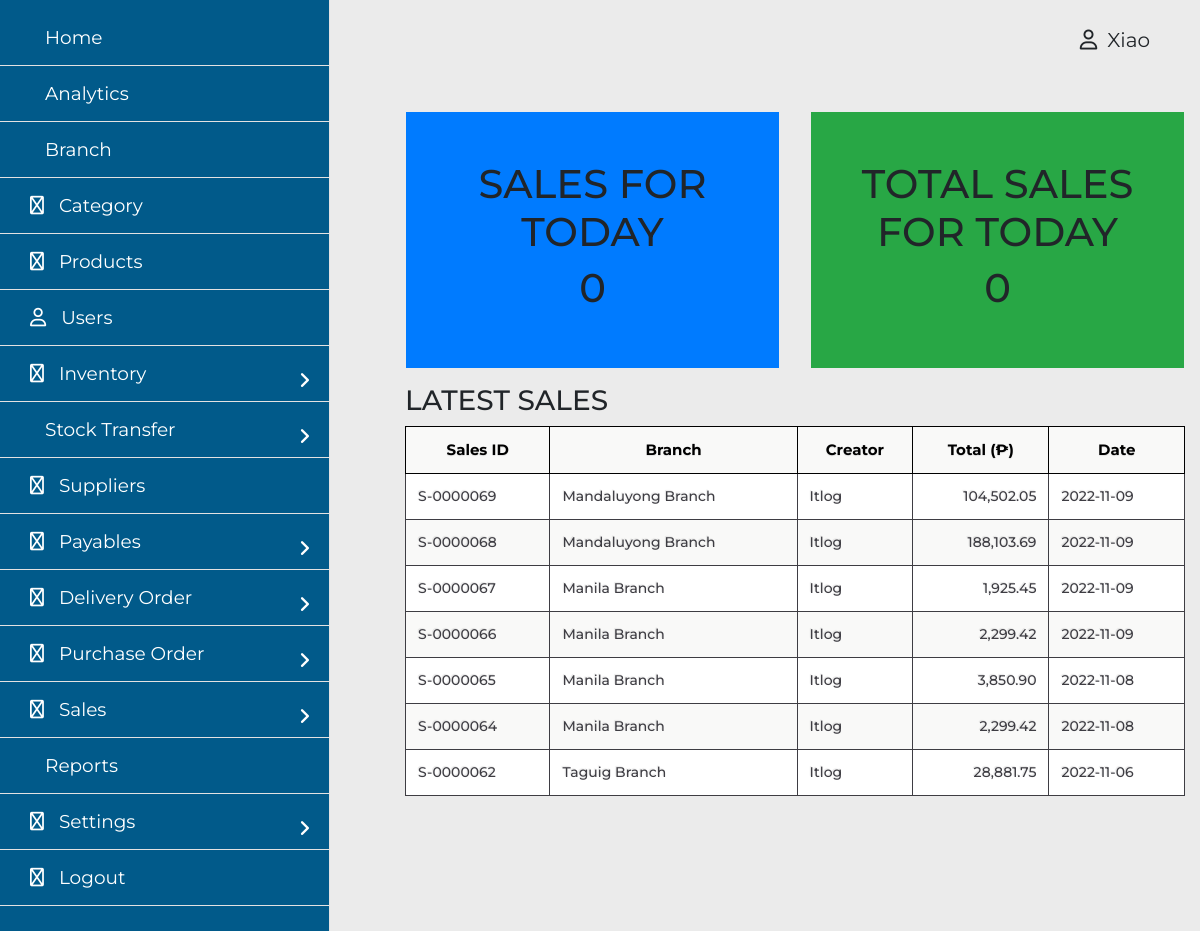
The app's page /admin/dashboard_index.php (signed in) with its own data.
### tables this page shows
CREATE TABLE `tblusers` (
  `id` varchar(20) NOT NULL,
  `firstname` varchar(100) NOT NULL,
  `lastname` varchar(100) NOT NULL,
  `email` varchar(100) NOT NULL,
  `password` varchar(100) NOT NULL,
  `permission` int(1) NOT NULL,
  `branchid` varchar(10) NOT NULL,
  `active` tinyint(1) NOT NULL
);

CREATE TABLE `tblsales` (
  `id` varchar(10) NOT NULL,
  `total` decimal(20,2) NOT NULL,
  `taxid` int(254) NOT NULL,
  `vat` decimal(20,2) NOT NULL,
  `vattablesale` decimal(20,2) NOT NULL,
  `userid` varchar(10) NOT NULL,
  `branchid` varchar(10) NOT NULL,
  `active` tinyint(1) NOT NULL,
  `salesdate` date NOT NULL DEFAULT current_timestamp()
);

CREATE TABLE `tblbranch` (
  `id` varchar(10) NOT NULL,
  `name` varchar(59) NOT NULL,
  `branchaddress` varchar(59) NOT NULL,
  `contactnumber` varchar(12) NOT NULL,
  `audit` varchar(4) NOT NULL,
  `active` tinyint(1) NOT NULL
);

### actions/getdata.php (called while the page is built, shortened)
<?php
function getFirstName(string $uid) {
	$db = new DbConnect;
	$conn = $db->connect();
	$stmt = $conn->prepare("SELECT tblusers.firstname AS firstname FROM tblusers WHERE id = :uid");
	$stmt->execute([
		':uid' => $uid
	]);
	$users = $stmt->fetchAll(PDO::FETCH_ASSOC);
	foreach ($users as $user) {
		$firstname = $user['firstname'];
	}
	return $firstname;
}
function getId(string $uid) {
	$db = new DbConnect;
	$conn = $db->connect();
	$stmt = $conn->prepare("SELECT tblusers.id AS userid FROM tblusers WHERE id = :uid");
	$stmt->execute([
		':uid' => $uid
	]);
	$users = $stmt->fetchAll(PDO::FETCH_ASSOC);
	foreach ($users as $user) {
		$id = $user['userid'];
	}
	return $id;
}
 ?>

### actions/fetchdasboardsales.php (the view, shortened to what this page needs)
<?php
include 'database_connection.php';
$limit = 7;
$start = 0;
$query = "
SELECT
tblsales.id AS salesid,
tblbranch.name AS branchname,
tblusers.lastname as username,
tblsales.salesdate as calendar,
tblsales.total AS total
FROM tblsales
INNER JOIN tblbranch
ON tblsales.branchid=tblbranch.id
INNER JOIN tblusers
ON tblsales.userid=tblusers.id
WHERE tblsales.active = 1
";
$query .= 'ORDER BY salesid DESC ';
$filter_query = $query . 'LIMIT '.$start.', '.$limit.'';
$statement = $connect->prepare($query);
$statement->execute();
$total_data = $statement->rowCount();
$statement = $connect->prepare($filter_query);
$statement->execute();
$result = $statement->fetchAll();
$output = '
<table class="table table-striped table-bordered" style="background: #CDCDCD; border-collapse: collapse;">
  <tr>
    <th class="text-center" style="border: 1px solid;">Sales ID</th>
    <th class="text-center" style="border: 1px solid;">Branch</th>
    <th class="text-center" style="border: 1px solid;">Creator</th>
    <th class="text-center" style="border: 1px solid;">Total (₱)</th>
    <th class="text-center" style="border: 1px solid;">Date</th>
  </tr>
';
if($total_data > 0)
{
  foreach($result as $row)
  {
    $total = number_format($row["total"], 2);
    $output .= '
    <tr class="data" data-id="'.$row["salesid"].'">
      <td style="border: 1px solid;">'.$row["salesid"].'</td>
      <td style="border: 1px solid;">'.$row["branchname"].'</td>
      <td style="border: 1px solid;">'.$row["username"].'</td>
      <td class="text-right" style="border: 1px solid;">'.$total.'</td>
      <td style="border: 1px solid;">'.$row["calendar"].'</td>
    ';
  }
}
else
{
  $output .= '
  <tr>
    <td colspan="2" align="center">No Data Found</td>
  </tr>
  ';
}
echo $output;
?>

### admin/dashboard_index.php (shortened to what this page needs)
<?php
include '../actions/database_connection.php';
include '../actions/getdata.php';
function displayUser() {
  $output = '';
  if (isset($_SESSION['uid'])) {
    $id = $_SESSION['uid'];
    $userid = getId($id);
    $firstname = getFirstname($id);
    $output  .= '<p id="user" data-id="'.$userid.'">'.$firstname.'</p>';
  }
  return $output;
}
?>
<!DOCTYPE html>
<html lang="en" dir="ltr">
  <head>
    <link rel="stylesheet" href="assets/style.css">
    <link rel="stylesheet" href="https://pro.fontawesome.com/releases/v6.0.0-beta3/css/all.css" type="text/css">
    <link rel="stylesheet" href="https://cdn.jsdelivr.net/npm/bootstrap@4.0.0/dist/css/bootstrap.min.css">
  </head>
  <body style="overflow-y: hidden">
    <div class="side-bar">
      <div class="menu">
        <div class="item"><a href="dashboard_index.php"><i class="fa-regular fa-house-blank"></i>Home</a></div>
        <div class="item"><a href="analytics_index.php"><i class="fa-solid fa-chart-mixed"></i>Analytics</a></div>
        <div class="item"><a href="branch_index.php"><i class="fa-solid fa-ballot"></i>Branch</a></div>
        <div class="item"><a href="category_index.php"><i class="fa-regular fa-table-cells-large"></i>Category</a></div>
        <div class="item"><a href="product_index.php"><i class="fa-regular fa-bag-shopping"></i>Products</a></div>
        <div class="item"><a href="user_index.php"><i class="fa-regular fa-user"></i>Users</a></div>
        <div class="item">
         <a class="sub-btn"><i class="fa-regular fa-warehouse"></i>Inventory<i class="fas fa-angle-right dropdown"></i></a>
        </div>
        <div class="item">
         <a class="sub-btn"><i class="fa-regular fa-box-circle-check"></i>Stock Transfer<i class="fas fa-angle-right dropdown"></i></a>
        </div>
        <div class="item"><a href="suppliers_index.php"><i class="fa-regular fa-tag"></i>Suppliers</a></div>
        <div class="item">
         <a class="sub-btn"><i class="fa-regular fa-money-check-dollar"></i>Payables<i class="fas fa-angle-right dropdown"></i></a>
        </div>
        <div class="item">
         <a class="sub-btn"><i class="fa-regular fa-truck"></i>Delivery Order<i class="fas fa-angle-right dropdown"></i></a>
        </div>
        <div class="item">
         <a class="sub-btn"><i class="fa-regular fa-file-invoice"></i>Purchase Order<i class="fas fa-angle-right dropdown"></i></a>
        </div>
        <div class="item">
         <a class="sub-btn"><i class="fa-regular fa-wallet"></i>Sales<i class="fas fa-angle-right dropdown"></i></a>
        </div>
        <div class="item"><a href="report.php"><i class="fa-regular fa-file-chart-column"></i></i>Reports</a></div>
        <div class="item">
         <a class="sub-btn"><i class="fa-regular fa-gears"></i>Settings<i class="fas fa-angle-right dropdown"></i></a>
        </div>
        <div class="item"><a href="login.php"><i class="fa-regular fa-arrow-right-from-bracket"></i>Logout</a></div>
        </div>
      </div>
    <div class="usericon"><?php echo displayUser(); ?> <i class="fa-regular fa-user"></i></div>
    <div class="content" style="margin-left: 350px;">
        <div class="container-fluid ">
            <div class="row">
                <div class="col m-3  p-5 bg-primary">
                    <h1 id="salestoday" class="headers">SALES FOR TODAY</h1>
                    <h1 id="salescount" class="headers">0</h1>
                </div>
                <div class="col m-3  p-5 bg-success">
                    <h1 id="totalsalestoday" class="headers">TOTAL SALES FOR TODAY </h1>
                    <h1 id="salestotal" class="headers">0</h1>
                </div>
            </div>
            <div class="row">
                <div class="container-fluid w-100 ">
                    <h3>LATEST SALES</h3>
                    <div border="1" class="table-repsonsive" id="dynamic_content"><?php include '../actions/fetchdasboardsales.php' ?></div>
                </div>
            </div>
        </div>
    </div>
  </body>
</html>

### admin/assets/style.css (style rules this page uses)
* { margin: 0; padding: 0; box-sizing: border-box; font-family: "Montserrat", sans-serif; }
body { overflow-x: hidden; min-height: 100vh; background: url(images/bg.png)no-repeat; background-size: cover; background-position: center; }
.usericon { text-align: right; font-size: 20px; margin: 25px 50px; display: flex; align-items: baseline; justify-content: end; flex-direction: row-reverse; gap: 10px; }
.row { padding-left: 40px; }
.side-bar { background: #015a8a; width: 330px; height: 100%; position: fixed; top: 0; left: 0; transition: 0.6s ease; transition-property: left; overflow-y: auto; border-style: none solid none none;; border-width: 1px; border-color: #e3e2e2; }
.side-bar .menu { width: 100%; margin-top: 10px; }
.side-bar .menu .item { position: relative; cursor: pointer; }
.side-bar .menu .item a { color: #ffffff; font-size: 18.5px; text-decoration: none; display: block; padding: 5px 30px; line-height: 45px; border-bottom-style: solid; border-width: 1px; border-color: #e3e2e2; }
.side-bar .menu .item i { margin-right: 15px; }
.side-bar .menu .item a .dropdown { position: absolute; right: 0; margin: 20px; transition: 0.3s ease; }
@media (min-width: 1200px) { th { color: #000000; border-bottom: 4px solid #000000; border-right: 1px solid #000000; font-size: 15px; padding: 15px; background-color: #f9f9f8; text-align: left; text-shadow: 0 1px 1px rgba(0, 0, 0, 0.1); vertical-align: middle; } }
@media (min-width: 1200px) { th:first-child { border-top-left-radius: 3px; } }
@media (min-width: 1200px) { th:last-child { border-top-right-radius: 3px; border-right: none; } }
@media (min-width: 1200px) { tr { border-top: 1px solid #000000; border-bottom: 1px solid #000000; background: #f9f9f8; color: #3e3d43; font-size: 36px; font-weight: normal; text-shadow: 0 1px 1px rgba(256, 256, 256, 0.1); } }
@media (min-width: 1200px) { tr:first-child { border-top: none; } }
@media (min-width: 1200px) { tr:last-child { border-bottom: none; } }
@media (min-width: 1200px) { tr:nth-child(odd) td { background: #f9f9f8; } }
@media (min-width: 1200px) { tr:last-child td:first-child { border-bottom-left-radius: 3px; } }
@media (min-width: 1200px) { td { background: #FFFFFF; padding: 10px; text-align: left; vertical-align: middle; font-weight: 500; font-size: 14px; text-shadow: -1px -1px 1px rgba(0, 0, 0, 0.1); border-right: 1px solid #000000; } }
@media (min-width: 1200px) { td:last-child { border-right: 0px; } }
@media (min-width: 1200px) { th.text-center { text-align: center; } }
@media (min-width: 1200px) { td.text-right { text-align: right; } }

### admin/dashboard_index.php (style rules this page uses)
.headers { text-align: center; }

### records on screen
tblusers: firstname "Xiao"
tblsales: id "S-0000069", branchid.name "Mandaluyong Branch", userid.lastname "Itlog", total "104,502.05", salesdate "2022-11-09"
tblsales: id "S-0000068", branchid.name "Mandaluyong Branch", userid.lastname "Itlog", total "188,103.69", salesdate "2022-11-09"
tblsales: id "S-0000067", branchid.name "Manila Branch", userid.lastname "Itlog", total "1,925.45", salesdate "2022-11-09"
tblsales: id "S-0000066", branchid.name "Manila Branch", userid.lastname "Itlog", total "2,299.42", salesdate "2022-11-09"
tblsales: id "S-0000065", branchid.name "Manila Branch", userid.lastname "Itlog", total "3,850.90", salesdate "2022-11-08"
tblsales: id "S-0000064", branchid.name "Manila Branch", userid.lastname "Itlog", total "2,299.42", salesdate "2022-11-08"
tblsales: id "S-0000062", branchid.name "Taguig Branch", userid.lastname "Itlog", total "28,881.75", salesdate "2022-11-06"
